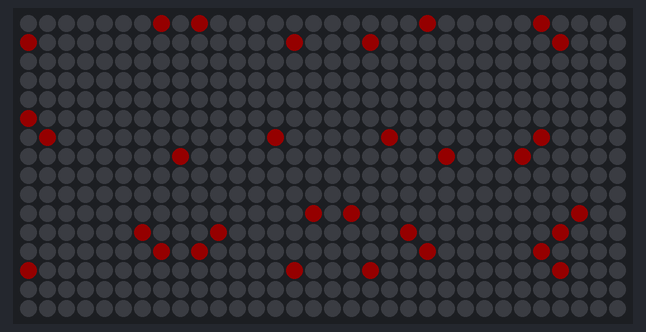
A sketch run on a simulated Arduino Uno, built with avr-gcc and run on an emulated ATmega328P. On the bench: 32×16 RGB LED matrix (first LED top left, wired row by row). Dim RGB values are drawn brighter than linear.

Above: at 0.1 s.

The sketch:

pyramid_stage.ino
```cpp
#include <FastLED.h>
#define NUM_LEDS 512
#define DATA_PIN 6
CRGB leds[NUM_LEDS];

uint8_t matrix_width = 32;
uint8_t matrix_height = 16;
uint8_t single_display_height = 8;

CRGBPalette16 myPalette = RainbowColors_p;

void light_up_specific_led(int x, int y, bool on) {
  // x should be an int 1 - 32
  // y should be an int 1 - 16
  int x_comp;
  int y_comp;

  if(y<=8){ // we are in panel 1
    x_comp = (x-1)*8;
    if(x%2 == 1){  // x is odd
      y_comp = 8-y;
    } else {
      y_comp = y-1;
    }
  } else{ // we are in panel 2
    x_comp = 32*16-(x-1)*8;
    if(x%2 == 1){  // x is odd
      y_comp = 8-y;
    } else {
      y_comp = y-17;
    }
  }

  int i = x_comp + y_comp;
  if(on){
    leds[i] = CRGB::Red;
  }else{
    leds[i] = CRGB::Black;
  }
}

void setup() {
 FastLED.addLeds<WS2812B,DATA_PIN,GRB>(leds,NUM_LEDS);
 FastLED.setBrightness(20);
}

void loop() {
  for(int x=1; x<=16; x++){
      light_up_specific_led(x, x, true);
  }
    for(int x=17; x<32; x++){
      light_up_specific_led(x, 32-x, true);
  }
  FastLED.show();
}
```
